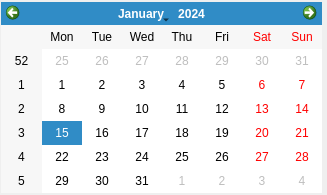
<?xml version="1.0" encoding="UTF-8"?>
<ui version="4.0">
 <class>dlgCalendar</class>
 <widget class="QDialog" name="dlgCalendar">
  <property name="geometry">
   <rect>
    <x>0</x>
    <y>0</y>
    <width>327</width>
    <height>195</height>
   </rect>
  </property>
  <property name="windowTitle">
   <string>Fecha Alta</string>
  </property>
  <widget class="QCalendarWidget" name="Calendar">
   <property name="geometry">
    <rect>
     <x>1</x>
     <y>2</y>
     <width>321</width>
     <height>191</height>
    </rect>
   </property>
  </widget>
 </widget>
 <resources/>
 <connections/>
</ui>
